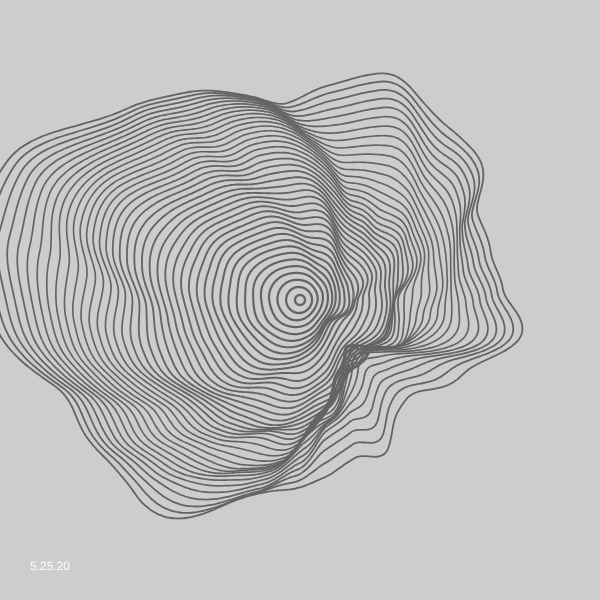
Frame 1 (no input)
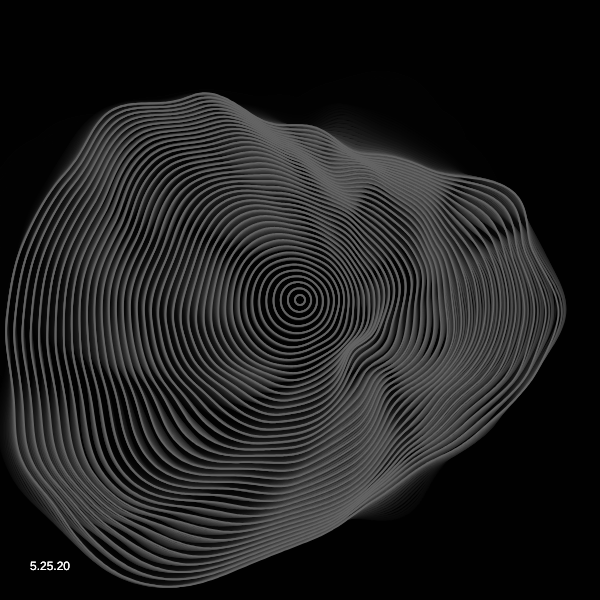
Frame 60 (no input)
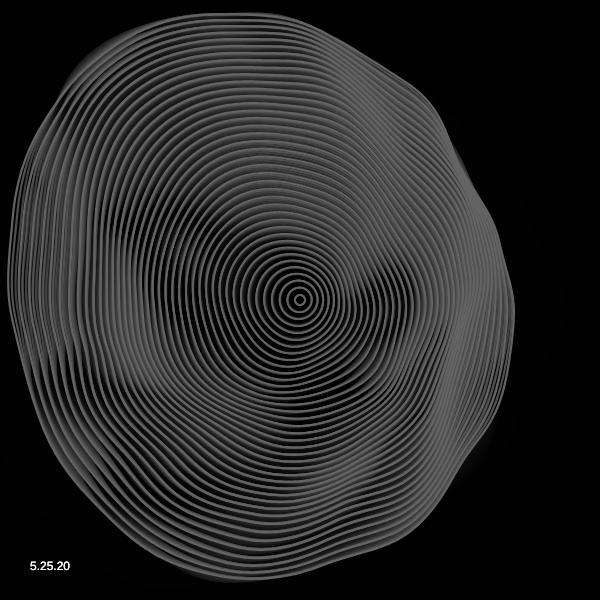
Frame 120 (the mouse pressed at the canvas centre since frame 60)

The p5.js sketch that drew these frames (run headless with seeded random() and noise() and a simulated clock; from frame 60 on, the mouse is pressed at the canvas centre):

// p5.js sketch
// ── sketch.js
// forked from Roni Kaufman
// Mod Nina Lutz 2020

let kMax;
let step;
let n = 40; // number of blobs
let radius = 5; // diameter of the circle
let inter = 0.5; // difference between the sizes of two blobs
let maxNoise = 500;

let noiseProg = (x) => (x);

function setup() {
  createCanvas(600, 600);
  angleMode(DEGREES);
  noFill();
  //noLoop();
  kMax = 1;
  step = 0.01;
  strokeWeight(2);
}

function draw() {
  background(0, 50);
  let t = frameCount/100;
  kMax = noise(t/2);
  
  for (let i = 0; i < n; i++) {
    let alpha = 1 - noiseProg(i / n);
    stroke(100);
    strokeWeight(noise(t + i/n)*2 + 1);
    let size = radius + i * inter;
    let k = kMax * sqrt(i/n);
    let noisiness = maxNoise * noiseProg(i / n);
    blob(size, width/2, height/2, k, t + i * step, noisiness);
  }
  noStroke();
  fill(255);
  text("5.25.20", 30, height-30)
  noFill()
}

function blob(size, xCenter, yCenter, k, t, noisiness) {
  beginShape();
  let angleStep = 360 / 500;
  for (let theta = 0; theta < 360; theta += angleStep) {
    let r1, r2;
    /*
    if (theta < PI / 2) {
      r1 = cos(theta);
      r2 = 1;
    } else if (theta < PI) {
      r1 = 0;
      r2 = sin(theta);
    } else if (theta < 3 * PI / 2) {
      r1 = sin(theta);
      r2 = 0;
    } else {
      r1 = 1;
      r2 = cos(theta);
    }
    */
    r1 = cos(theta)+1;
    r2 = sin(theta)+1;
    let r = size + noise(k * r1,  k * r2, t) * noisiness;
    let x = xCenter + r * cos(theta);
    let y = yCenter + r * sin(theta);
    curveVertex(x, y);
  }
  endShape(CLOSE);
}
